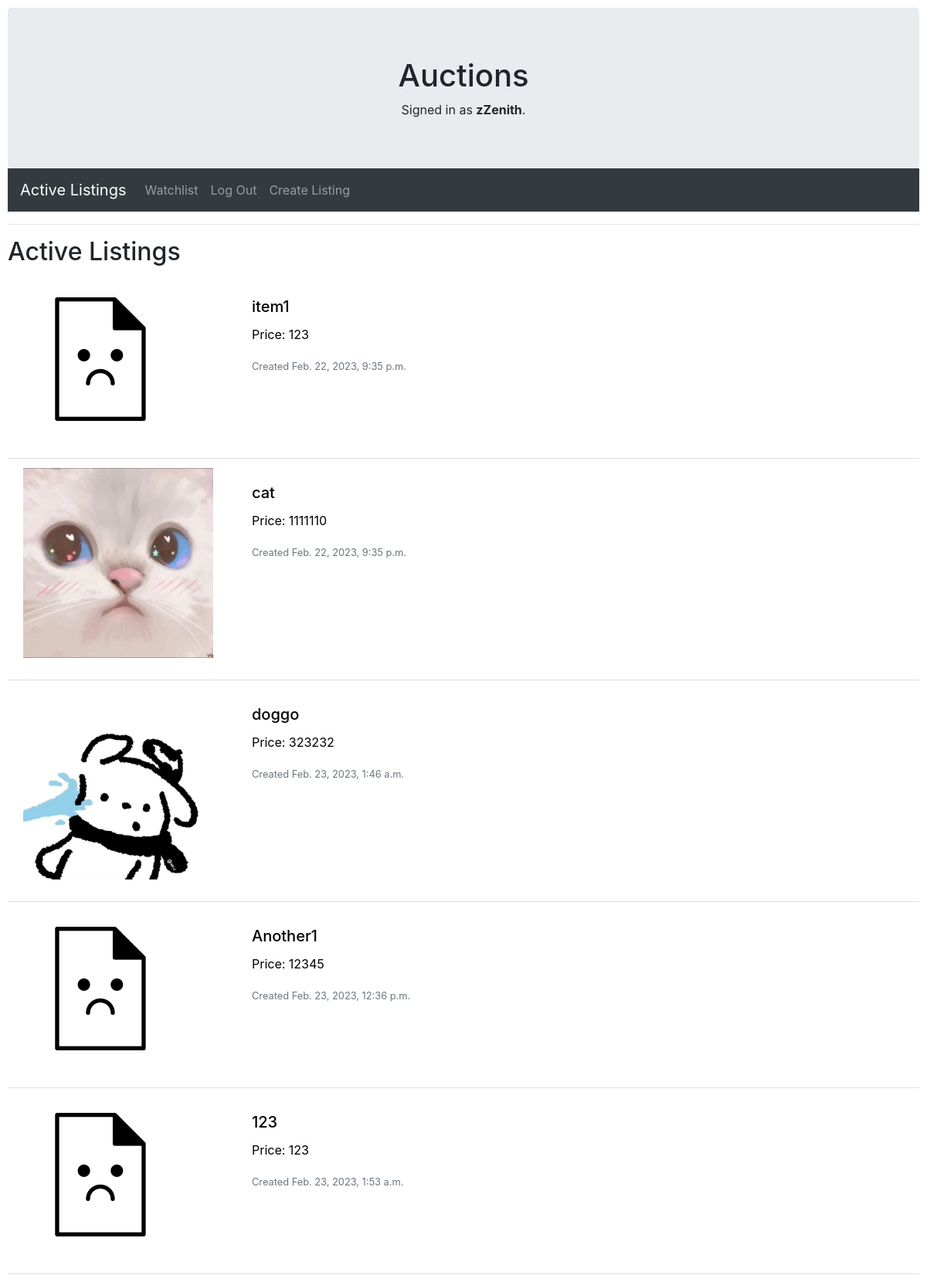
The app's page /watchlist/ (signed in, upper part), older data.
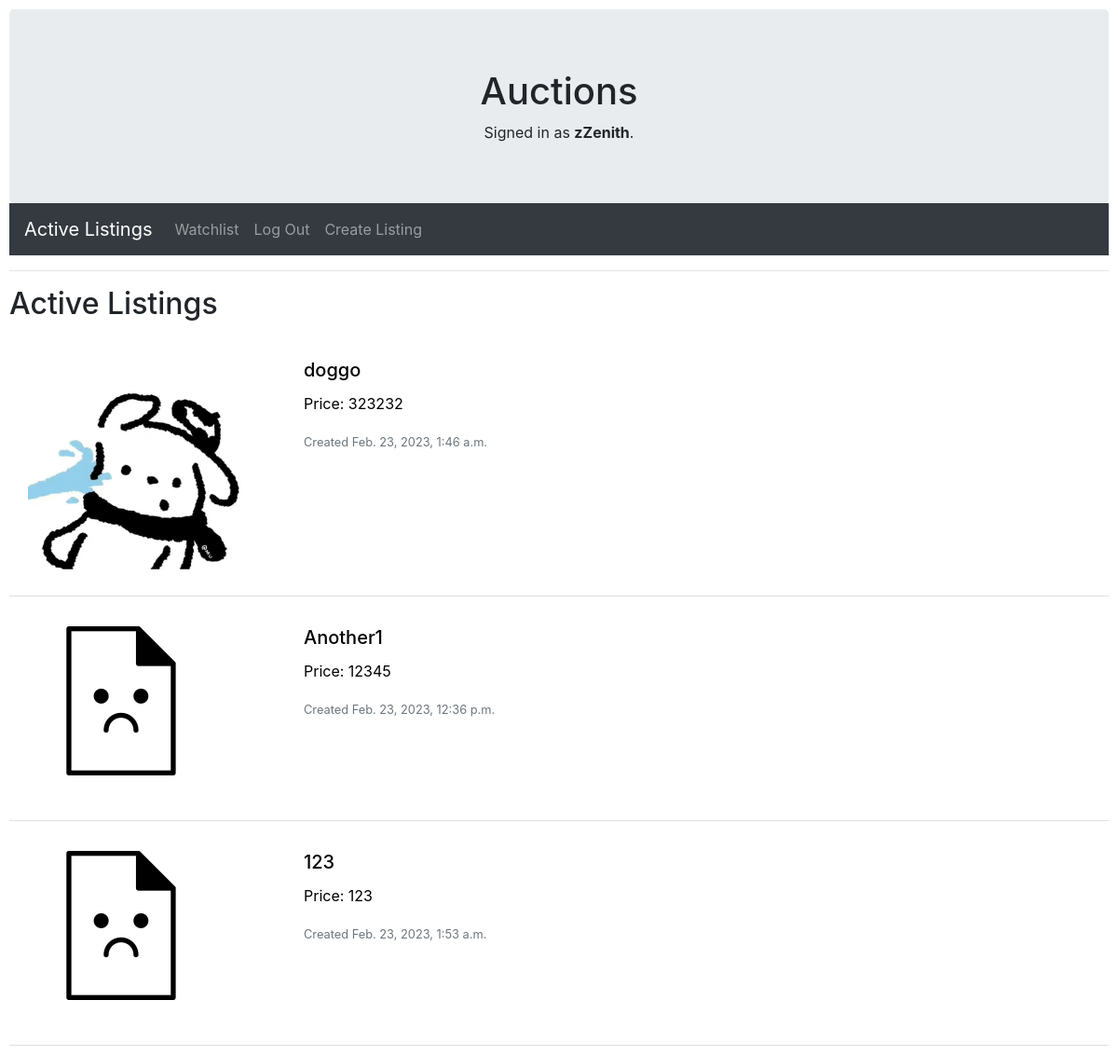
The same page, newer data.
### auctions/models.py (models this page shows)
class Listing(models.Model):
    listing_name = models.CharField(primary_key=True, max_length=64)
    listing_desc = models.CharField(max_length=256)
    starting_bid = models.IntegerField()
    current_bid = models.ForeignKey(
        Bid, on_delete=models.CASCADE, null=True, blank=True)
    creator = models.ForeignKey(User, on_delete=models.CASCADE)
    post_date = models.DateTimeField(default=now, editable=False)
    picture = models.ImageField(blank=True, null=True, upload_to="images/")

### auctions/views.py (the view)
# urls.py: path("watchlist/", views.watchlist, name="watchlist"),
def watchlist(request):
    curr = request.user
    if curr.is_authenticated:
        try:
            watchlist = Watchlist.objects.all()
        except Watchlist.DoesNotExist:
            watchlist = None
        if watchlist is not None:
            listings = []
            for element in watchlist:
                if element.user == curr:
                    listings.append(element.item)
            return render(request, "auctions/index.html", {
                'listings': listings,
                'watchlist': "Watchlist"
            })
    else:
        return HttpResponseRedirect(reverse("index"))

### auctions/templates/auctions/index.html (shortened to what this page needs)
{% extends "auctions/layout.html" %}
{% block body %}
    <h2>Active Listings</h2>
    {% if listings %}
    <ul class="list-group list-group-flush">
        {% for listing in listings %}
        <li class="list-group-item">
            <a href="{% url 'details' listing.listing_name %}" class="listing_url">
                <div class="card mb-3" style="max-width: 70%; border: none;">
                    <div class="row g-0">
                      <div class="col-md-4">
                        {% if listing.picture %}
                        <img src="{{ listing.picture.url }}" class="img-fluid rounded-start" alt="{{ listing.listing_name }}">
                        {% endif %}
                      </div>
                      <div class="col-md-8">
                        <div class="card-body">
                          <h5 class="card-title">{{ listing.listing_name }}</h5>
                          <p class="card-text">Price: {{ listing.starting_bid }}</p>
                          <p class="card-text"><small class="text-muted">Created {{ listing.post_date }}</small></p>
                        </div>
                      </div>
                    </div>
                  </div>
            </a>
        </li>
        {% endfor %}
    </ul>
    {% else %}
    <h1>No listings</h1>
    {% endif %}
    {% endblock %}

Row changes from the older to the newer data that the page shows:
no longer on this page (row edited): Listing: picture (placeholder picture), listing_name "item1", starting_bid "123", post_date "Feb. 22, 2023, 9:35 p.m."
no longer on this page (row unchanged): Listing: picture (picture), listing_name "cat", starting_bid "1111110", post_date "Feb. 22, 2023, 9:35 p.m."
